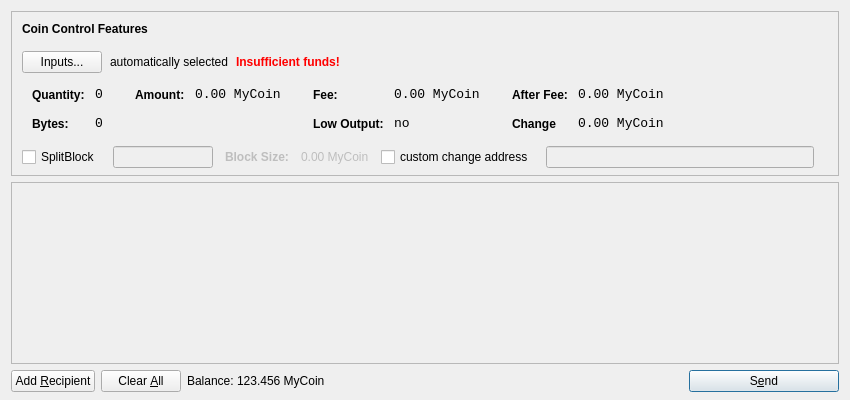
<?xml version="1.0" encoding="UTF-8"?>
<ui version="4.0">
 <class>SendCoinsDialog</class>
 <widget class="QDialog" name="SendCoinsDialog">
  <property name="geometry">
   <rect>
    <x>0</x>
    <y>0</y>
    <width>850</width>
    <height>400</height>
   </rect>
  </property>
  <property name="windowTitle">
   <string>Send Coins</string>
  </property>
  <layout class="QVBoxLayout" name="verticalLayout" stretch="0,1,0">
   <property name="bottomMargin">
    <number>8</number>
   </property>
   <item>
    <widget class="QFrame" name="frameCoinControl">
     <property name="sizePolicy">
      <sizepolicy hsizetype="Expanding" vsizetype="Expanding">
       <horstretch>0</horstretch>
       <verstretch>0</verstretch>
      </sizepolicy>
     </property>
     <property name="maximumSize">
      <size>
       <width>16777215</width>
       <height>16777215</height>
      </size>
     </property>
     <property name="frameShape">
      <enum>QFrame::StyledPanel</enum>
     </property>
     <property name="frameShadow">
      <enum>QFrame::Sunken</enum>
     </property>
     <layout class="QVBoxLayout" name="verticalLayoutCoinControl2">
      <property name="spacing">
       <number>-1</number>
      </property>
      <property name="leftMargin">
       <number>0</number>
      </property>
      <property name="topMargin">
       <number>0</number>
      </property>
      <property name="rightMargin">
       <number>0</number>
      </property>
      <property name="bottomMargin">
       <number>6</number>
      </property>
      <item>
       <layout class="QVBoxLayout" name="verticalLayoutCoinControl" stretch="0,0,0,0,1">
        <property name="spacing">
         <number>0</number>
        </property>
        <property name="leftMargin">
         <number>10</number>
        </property>
        <property name="topMargin">
         <number>10</number>
        </property>
        <item>
         <layout class="QHBoxLayout" name="horizontalLayoutCoinControl1">
          <property name="bottomMargin">
           <number>15</number>
          </property>
          <item>
           <widget class="QLabel" name="labelCoinControlFeatures">
            <property name="sizePolicy">
             <sizepolicy hsizetype="Preferred" vsizetype="Maximum">
              <horstretch>0</horstretch>
              <verstretch>0</verstretch>
             </sizepolicy>
            </property>
            <property name="font">
             <font>
              <weight>75</weight>
              <bold>true</bold>
             </font>
            </property>
            <property name="styleSheet">
             <string notr="true">font-weight:bold;</string>
            </property>
            <property name="text">
             <string>Coin Control Features</string>
            </property>
           </widget>
          </item>
         </layout>
        </item>
        <item>
         <layout class="QHBoxLayout" name="horizontalLayoutCoinControl2" stretch="0,0,0,0">
          <property name="spacing">
           <number>8</number>
          </property>
          <property name="bottomMargin">
           <number>10</number>
          </property>
          <item>
           <widget class="QPushButton" name="pushButtonCoinControl">
            <property name="styleSheet">
             <string notr="true"/>
            </property>
            <property name="text">
             <string>Inputs...</string>
            </property>
           </widget>
          </item>
          <item>
           <widget class="QLabel" name="labelCoinControlAutomaticallySelected">
            <property name="text">
             <string>automatically selected</string>
            </property>
            <property name="margin">
             <number>5</number>
            </property>
           </widget>
          </item>
          <item>
           <widget class="QLabel" name="labelCoinControlInsuffFunds">
            <property name="font">
             <font>
              <weight>75</weight>
              <bold>true</bold>
             </font>
            </property>
            <property name="styleSheet">
             <string notr="true">color:red;font-weight:bold;</string>
            </property>
            <property name="text">
             <string>Insufficient funds!</string>
            </property>
            <property name="margin">
             <number>5</number>
            </property>
           </widget>
          </item>
          <item>
           <spacer name="horizontalSpacerCoinControl">
            <property name="orientation">
             <enum>Qt::Horizontal</enum>
            </property>
            <property name="sizeHint" stdset="0">
             <size>
              <width>40</width>
              <height>1</height>
             </size>
            </property>
           </spacer>
          </item>
         </layout>
        </item>
        <item>
         <widget class="QWidget" name="widgetCoinControl" native="true">
          <property name="sizePolicy">
           <sizepolicy hsizetype="Preferred" vsizetype="Preferred">
            <horstretch>0</horstretch>
            <verstretch>0</verstretch>
           </sizepolicy>
          </property>
          <property name="minimumSize">
           <size>
            <width>0</width>
            <height>0</height>
           </size>
          </property>
          <property name="styleSheet">
           <string notr="true"/>
          </property>
          <layout class="QHBoxLayout" name="horizontalLayoutCoinControl5">
           <property name="margin">
            <number>0</number>
           </property>
           <item>
            <layout class="QHBoxLayout" name="horizontalLayoutCoinControl3" stretch="0,0,0,1">
             <property name="spacing">
              <number>20</number>
             </property>
             <property name="topMargin">
              <number>0</number>
             </property>
             <property name="bottomMargin">
              <number>10</number>
             </property>
             <item>
              <layout class="QFormLayout" name="formLayoutCoinControl1">
               <property name="horizontalSpacing">
                <number>10</number>
               </property>
               <property name="verticalSpacing">
                <number>14</number>
               </property>
               <property name="leftMargin">
                <number>10</number>
               </property>
               <property name="topMargin">
                <number>4</number>
               </property>
               <property name="rightMargin">
                <number>6</number>
               </property>
               <item row="0" column="0">
                <widget class="QLabel" name="labelCoinControlQuantityText">
                 <property name="styleSheet">
                  <string notr="true">font-weight:bold;</string>
                 </property>
                 <property name="text">
                  <string>Quantity:</string>
                 </property>
                 <property name="margin">
                  <number>0</number>
                 </property>
                </widget>
               </item>
               <item row="0" column="1">
                <widget class="QLabel" name="labelCoinControlQuantity">
                 <property name="font">
                  <font>
                   <family>Monospace</family>
                   <pointsize>10</pointsize>
                  </font>
                 </property>
                 <property name="cursor">
                  <cursorShape>IBeamCursor</cursorShape>
                 </property>
                 <property name="contextMenuPolicy">
                  <enum>Qt::ActionsContextMenu</enum>
                 </property>
                 <property name="text">
                  <string>0</string>
                 </property>
                 <property name="margin">
                  <number>0</number>
                 </property>
                 <property name="textInteractionFlags">
                  <set>Qt::LinksAccessibleByMouse|Qt::TextSelectableByKeyboard|Qt::TextSelectableByMouse</set>
                 </property>
                </widget>
               </item>
               <item row="1" column="0">
                <widget class="QLabel" name="labelCoinControlBytesText">
                 <property name="styleSheet">
                  <string notr="true">font-weight:bold;</string>
                 </property>
                 <property name="text">
                  <string>Bytes:</string>
                 </property>
                </widget>
               </item>
               <item row="1" column="1">
                <widget class="QLabel" name="labelCoinControlBytes">
                 <property name="font">
                  <font>
                   <family>Monospace</family>
                   <pointsize>10</pointsize>
                  </font>
                 </property>
                 <property name="cursor">
                  <cursorShape>IBeamCursor</cursorShape>
                 </property>
                 <property name="contextMenuPolicy">
                  <enum>Qt::ActionsContextMenu</enum>
                 </property>
                 <property name="text">
                  <string>0</string>
                 </property>
                 <property name="textInteractionFlags">
                  <set>Qt::LinksAccessibleByMouse|Qt::TextSelectableByKeyboard|Qt::TextSelectableByMouse</set>
                 </property>
                </widget>
               </item>
              </layout>
             </item>
             <item>
              <layout class="QFormLayout" name="formLayoutCoinControl2">
               <property name="horizontalSpacing">
                <number>10</number>
               </property>
               <property name="verticalSpacing">
                <number>14</number>
               </property>
               <property name="leftMargin">
                <number>6</number>
               </property>
               <property name="topMargin">
                <number>4</number>
               </property>
               <property name="rightMargin">
                <number>6</number>
               </property>
               <item row="0" column="0">
                <widget class="QLabel" name="labelCoinControlAmountText">
                 <property name="styleSheet">
                  <string notr="true">font-weight:bold;</string>
                 </property>
                 <property name="text">
                  <string>Amount:</string>
                 </property>
                 <property name="margin">
                  <number>0</number>
                 </property>
                </widget>
               </item>
               <item row="0" column="1">
                <widget class="QLabel" name="labelCoinControlAmount">
                 <property name="font">
                  <font>
                   <family>Monospace</family>
                   <pointsize>10</pointsize>
                  </font>
                 </property>
                 <property name="cursor">
                  <cursorShape>IBeamCursor</cursorShape>
                 </property>
                 <property name="contextMenuPolicy">
                  <enum>Qt::ActionsContextMenu</enum>
                 </property>
                 <property name="text">
                  <string notr="true">0.00 MyCoin</string>
                 </property>
                 <property name="textInteractionFlags">
                  <set>Qt::LinksAccessibleByMouse|Qt::TextSelectableByKeyboard|Qt::TextSelectableByMouse</set>
                 </property>
                </widget>
               </item>
              </layout>
             </item>
             <item>
              <layout class="QFormLayout" name="formLayoutCoinControl3">
               <property name="horizontalSpacing">
                <number>10</number>
               </property>
               <property name="verticalSpacing">
                <number>14</number>
               </property>
               <property name="leftMargin">
                <number>6</number>
               </property>
               <property name="topMargin">
                <number>4</number>
               </property>
               <property name="rightMargin">
                <number>6</number>
               </property>
               <item row="0" column="0">
                <widget class="QLabel" name="labelCoinControlFeeText">
                 <property name="styleSheet">
                  <string notr="true">font-weight:bold;</string>
                 </property>
                 <property name="text">
                  <string>Fee:</string>
                 </property>
                 <property name="margin">
                  <number>0</number>
                 </property>
                </widget>
               </item>
               <item row="0" column="1">
                <widget class="QLabel" name="labelCoinControlFee">
                 <property name="font">
                  <font>
                   <family>Monospace</family>
                   <pointsize>10</pointsize>
                  </font>
                 </property>
                 <property name="cursor">
                  <cursorShape>IBeamCursor</cursorShape>
                 </property>
                 <property name="contextMenuPolicy">
                  <enum>Qt::ActionsContextMenu</enum>
                 </property>
                 <property name="text">
                  <string notr="true">0.00 MyCoin</string>
                 </property>
                 <property name="textInteractionFlags">
                  <set>Qt::LinksAccessibleByMouse|Qt::TextSelectableByKeyboard|Qt::TextSelectableByMouse</set>
                 </property>
                </widget>
               </item>
               <item row="1" column="0">
                <widget class="QLabel" name="labelCoinControlLowOutputText">
                 <property name="styleSheet">
                  <string notr="true">font-weight:bold;</string>
                 </property>
                 <property name="text">
                  <string>Low Output:</string>
                 </property>
                </widget>
               </item>
               <item row="1" column="1">
                <widget class="QLabel" name="labelCoinControlLowOutput">
                 <property name="font">
                  <font>
                   <family>Monospace</family>
                   <pointsize>10</pointsize>
                  </font>
                 </property>
                 <property name="cursor">
                  <cursorShape>IBeamCursor</cursorShape>
                 </property>
                 <property name="contextMenuPolicy">
                  <enum>Qt::ActionsContextMenu</enum>
                 </property>
                 <property name="text">
                  <string>no</string>
                 </property>
                 <property name="textInteractionFlags">
                  <set>Qt::LinksAccessibleByMouse|Qt::TextSelectableByKeyboard|Qt::TextSelectableByMouse</set>
                 </property>
                </widget>
               </item>
              </layout>
             </item>
             <item>
              <layout class="QFormLayout" name="formLayoutCoinControl4">
               <property name="horizontalSpacing">
                <number>10</number>
               </property>
               <property name="verticalSpacing">
                <number>14</number>
               </property>
               <property name="leftMargin">
                <number>6</number>
               </property>
               <property name="topMargin">
                <number>4</number>
               </property>
               <property name="rightMargin">
                <number>6</number>
               </property>
               <item row="0" column="0">
                <widget class="QLabel" name="labelCoinControlAfterFeeText">
                 <property name="styleSheet">
                  <string notr="true">font-weight:bold;</string>
                 </property>
                 <property name="text">
                  <string>After Fee:</string>
                 </property>
                 <property name="margin">
                  <number>0</number>
                 </property>
                </widget>
               </item>
               <item row="0" column="1">
                <widget class="QLabel" name="labelCoinControlAfterFee">
                 <property name="font">
                  <font>
                   <family>Monospace</family>
                   <pointsize>10</pointsize>
                  </font>
                 </property>
                 <property name="cursor">
                  <cursorShape>IBeamCursor</cursorShape>
                 </property>
                 <property name="contextMenuPolicy">
                  <enum>Qt::ActionsContextMenu</enum>
                 </property>
                 <property name="text">
                  <string notr="true">0.00 MyCoin</string>
                 </property>
                 <property name="textInteractionFlags">
                  <set>Qt::LinksAccessibleByMouse|Qt::TextSelectableByKeyboard|Qt::TextSelectableByMouse</set>
                 </property>
                </widget>
               </item>
               <item row="1" column="0">
                <widget class="QLabel" name="labelCoinControlChangeText">
                 <property name="styleSheet">
                  <string notr="true">font-weight:bold;</string>
                 </property>
                 <property name="text">
                  <string>Change</string>
                 </property>
                </widget>
               </item>
               <item row="1" column="1">
                <widget class="QLabel" name="labelCoinControlChange">
                 <property name="font">
                  <font>
                   <family>Monospace</family>
                   <pointsize>10</pointsize>
                  </font>
                 </property>
                 <property name="cursor">
                  <cursorShape>IBeamCursor</cursorShape>
                 </property>
                 <property name="contextMenuPolicy">
                  <enum>Qt::ActionsContextMenu</enum>
                 </property>
                 <property name="text">
                  <string notr="true">0.00 MyCoin</string>
                 </property>
                 <property name="textInteractionFlags">
                  <set>Qt::LinksAccessibleByMouse|Qt::TextSelectableByKeyboard|Qt::TextSelectableByMouse</set>
                 </property>
                </widget>
               </item>
              </layout>
             </item>
            </layout>
           </item>
          </layout>
         </widget>
        </item>
        <item>
         <layout class="QHBoxLayout" name="horizontalLayoutCoinControl4" stretch="0,0,0">
          <property name="spacing">
           <number>12</number>
          </property>
          <property name="sizeConstraint">
           <enum>QLayout::SetDefaultConstraint</enum>
          </property>
          <property name="topMargin">
           <number>5</number>
          </property>
          <property name="rightMargin">
           <number>5</number>
          </property>
          <item>
            <widget class="QCheckBox" name="splitBlockCheckBox">
              <property name="text">
                <string>SplitBlock</string>
              </property>
            </widget>
          </item>
          <item>
            <widget class="QLineEdit" name="splitBlockLineEdit">
              <property name="enabled">
                <bool>false</bool>
              </property>
              <property name="sizePolicy">
                <sizepolicy hsizetype="Fixed" vsizetype="Fixed">
                  <horstretch>0</horstretch>
                  <verstretch>0</verstretch>
                </sizepolicy>
              </property>
              <property name="maximumSize">
                <size>
                  <width>100</width>
                  <height>16777215</height>
                </size>
              </property>
            </widget>
          </item>
          <item>
            <widget class="QLabel" name="labelBlockSizeText">
              <property name="enabled">
                <bool>false</bool>
              </property>
              <property name="font">
                <font>
                  <weight>75</weight>
                  <bold>true</bold>
                </font>
              </property>
              <property name="text">
                <string>Block Size:</string>
              </property>
            </widget>
          </item>
          <item>
            <widget class="QLabel" name="labelBlockSize">
              <property name="enabled">
                <bool>false</bool>
              </property>
              <property name="text">
                <string>0.00 MyCoin</string>
              </property>
            </widget>
          </item>
          <item>
           <widget class="QCheckBox" name="checkBoxCoinControlChange">
            <property name="text">
             <string>custom change address</string>
            </property>
           </widget>
          </item>
          <item>
           <widget class="QLineEdit" name="lineEditCoinControlChange">
            <property name="enabled">
             <bool>false</bool>
            </property>
            <property name="sizePolicy">
             <sizepolicy hsizetype="Expanding" vsizetype="Fixed">
              <horstretch>0</horstretch>
              <verstretch>0</verstretch>
             </sizepolicy>
            </property>
           </widget>
          </item>
          <item>
           <widget class="QLabel" name="labelCoinControlChangeLabel">
            <property name="sizePolicy">
             <sizepolicy hsizetype="Preferred" vsizetype="Expanding">
              <horstretch>0</horstretch>
              <verstretch>0</verstretch>
             </sizepolicy>
            </property>
            <property name="minimumSize">
             <size>
              <width>0</width>
              <height>0</height>
             </size>
            </property>
            <property name="text">
             <string/>
            </property>
            <property name="margin">
             <number>3</number>
            </property>
           </widget>
          </item>
         </layout>
        </item>
        <item>
         <spacer name="verticalSpacerCoinControl">
          <property name="orientation">
           <enum>Qt::Vertical</enum>
          </property>
          <property name="sizeHint" stdset="0">
           <size>
            <width>800</width>
            <height>1</height>
           </size>
          </property>
         </spacer>
        </item>
       </layout>
      </item>
     </layout>
    </widget>
   </item>
   <item>
    <widget class="QScrollArea" name="scrollArea">
     <property name="widgetResizable">
      <bool>true</bool>
     </property>
     <widget class="QWidget" name="scrollAreaWidgetContents">
      <property name="geometry">
       <rect>
        <x>0</x>
        <y>0</y>
        <width>830</width>
        <height>165</height>
       </rect>
      </property>
      <layout class="QVBoxLayout" name="verticalLayout_2">
       <property name="margin">
        <number>0</number>
       </property>
       <item>
        <layout class="QVBoxLayout" name="entries">
         <property name="spacing">
          <number>6</number>
         </property>
        </layout>
       </item>
       <item>
        <spacer name="verticalSpacer">
         <property name="orientation">
          <enum>Qt::Vertical</enum>
         </property>
         <property name="sizeHint" stdset="0">
          <size>
           <width>20</width>
           <height>40</height>
          </size>
         </property>
        </spacer>
       </item>
      </layout>
     </widget>
    </widget>
   </item>
   <item>
    <layout class="QHBoxLayout" name="horizontalLayout">
     <item>
      <widget class="QPushButton" name="addButton">
       <property name="toolTip">
        <string>Send to multiple recipients at once</string>
       </property>
       <property name="text">
        <string>Add &amp;Recipient</string>
       </property>
       <property name="autoDefault">
        <bool>false</bool>
       </property>
      </widget>
     </item>
     <item>
      <widget class="QPushButton" name="clearButton">
       <property name="sizePolicy">
        <sizepolicy hsizetype="Minimum" vsizetype="Fixed">
         <horstretch>0</horstretch>
         <verstretch>0</verstretch>
        </sizepolicy>
       </property>
       <property name="toolTip">
        <string>Remove all transaction fields</string>
       </property>
       <property name="text">
        <string>Clear &amp;All</string>
       </property>
       <property name="autoRepeatDelay">
        <number>300</number>
       </property>
       <property name="autoDefault">
        <bool>false</bool>
       </property>
      </widget>
     </item>
     <item>
      <layout class="QHBoxLayout" name="horizontalLayout_2">
       <property name="spacing">
        <number>3</number>
       </property>
       <item>
        <widget class="QLabel" name="label">
         <property name="sizePolicy">
          <sizepolicy hsizetype="Preferred" vsizetype="Fixed">
           <horstretch>0</horstretch>
           <verstretch>0</verstretch>
          </sizepolicy>
         </property>
         <property name="text">
          <string>Balance:</string>
         </property>
        </widget>
       </item>
       <item>
        <widget class="QLabel" name="labelBalance">
         <property name="sizePolicy">
          <sizepolicy hsizetype="Preferred" vsizetype="Fixed">
           <horstretch>0</horstretch>
           <verstretch>0</verstretch>
          </sizepolicy>
         </property>
         <property name="cursor">
          <cursorShape>IBeamCursor</cursorShape>
         </property>
         <property name="text">
          <string notr="true">123.456 MyCoin</string>
         </property>
         <property name="textInteractionFlags">
          <set>Qt::LinksAccessibleByMouse|Qt::TextSelectableByKeyboard|Qt::TextSelectableByMouse</set>
         </property>
        </widget>
       </item>
      </layout>
     </item>
     <item>
      <spacer name="horizontalSpacer">
       <property name="orientation">
        <enum>Qt::Horizontal</enum>
       </property>
       <property name="sizeHint" stdset="0">
        <size>
         <width>40</width>
         <height>20</height>
        </size>
       </property>
      </spacer>
     </item>
     <item>
      <widget class="QPushButton" name="sendButton">
       <property name="minimumSize">
        <size>
         <width>150</width>
         <height>0</height>
        </size>
       </property>
       <property name="toolTip">
        <string>Confirm the send action</string>
       </property>
       <property name="text">
        <string>S&amp;end</string>
       </property>
       <property name="icon">
        <iconset resource="../bitcoin.qrc">
         <normaloff>:/icons/send</normaloff>:/icons/send</iconset>
       </property>
       <property name="default">
        <bool>true</bool>
       </property>
      </widget>
     </item>
    </layout>
   </item>
  </layout>
 </widget>
 <resources>
  <include location="../bitcoin.qrc"/>
 </resources>
 <connections/>
</ui>
